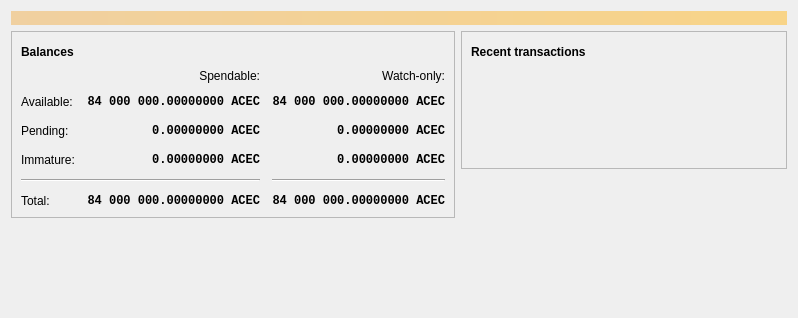
<?xml version="1.0" encoding="UTF-8"?>
<ui version="4.0">
 <class>OverviewPage</class>
 <widget class="QWidget" name="OverviewPage">
  <property name="geometry">
   <rect>
    <x>0</x>
    <y>0</y>
    <width>798</width>
    <height>318</height>
   </rect>
  </property>
  <property name="windowTitle">
   <string>Form</string>
  </property>
  <layout class="QVBoxLayout" name="topLayout">
   <item>
    <widget class="QLabel" name="labelAlerts">
     <property name="visible">
      <bool>false</bool>
     </property>
     <property name="styleSheet">
      <string notr="true">QLabel { background-color: qlineargradient(x1: 0, y1: 0, x2: 1, y2: 0, stop:0 #F0D0A0, stop:1 #F8D488); color:#000000; }</string>
     </property>
     <property name="wordWrap">
      <bool>true</bool>
     </property>
     <property name="margin">
      <number>3</number>
     </property>
     <property name="textInteractionFlags">
      <set>Qt::TextSelectableByMouse</set>
     </property>
    </widget>
   </item>
   <item>
    <layout class="QHBoxLayout" name="horizontalLayout" stretch="1,1">
     <item>
      <layout class="QVBoxLayout" name="verticalLayout_2">
       <item>
        <widget class="QFrame" name="frame">
         <property name="frameShape">
          <enum>QFrame::StyledPanel</enum>
         </property>
         <property name="frameShadow">
          <enum>QFrame::Raised</enum>
         </property>
         <layout class="QVBoxLayout" name="verticalLayout_4">
          <item>
           <layout class="QHBoxLayout" name="horizontalLayout_4">
            <item>
             <widget class="QLabel" name="label_5">
              <property name="font">
               <font>
                <weight>75</weight>
                <bold>true</bold>
               </font>
              </property>
              <property name="text">
               <string>Balances</string>
              </property>
             </widget>
            </item>
            <item>
             <widget class="QPushButton" name="labelWalletStatus">
              <property name="enabled">
               <bool>true</bool>
              </property>
              <property name="maximumSize">
               <size>
                <width>30</width>
                <height>16777215</height>
               </size>
              </property>
              <property name="toolTip">
               <string>The displayed information may be out of date. Your wallet automatically synchronizes with the Litecoin network after a connection is established, but this process has not completed yet.</string>
              </property>
              <property name="text">
               <string/>
              </property>
              <property name="icon">
               <iconset resource="../bitcoin.qrc">
                <normaloff>:/icons/warning</normaloff>
                <disabledoff>:/icons/warning</disabledoff>:/icons/warning</iconset>
              </property>
              <property name="iconSize">
               <size>
                <width>24</width>
                <height>24</height>
               </size>
              </property>
              <property name="flat">
               <bool>true</bool>
              </property>
             </widget>
            </item>
            <item>
             <spacer name="horizontalSpacer_3">
              <property name="orientation">
               <enum>Qt::Horizontal</enum>
              </property>
              <property name="sizeHint" stdset="0">
               <size>
                <width>40</width>
                <height>20</height>
               </size>
              </property>
             </spacer>
            </item>
           </layout>
          </item>
          <item>
           <layout class="QGridLayout" name="gridLayout">
            <property name="spacing">
             <number>12</number>
            </property>
            <item row="2" column="2">
             <widget class="QLabel" name="labelWatchPending">
              <property name="font">
               <font>
                <family>Monospace</family>
                <weight>75</weight>
                <bold>true</bold>
               </font>
              </property>
              <property name="cursor">
               <cursorShape>IBeamCursor</cursorShape>
              </property>
              <property name="toolTip">
               <string>Unconfirmed transactions to watch-only addresses</string>
              </property>
              <property name="text">
               <string notr="true">0.00000000 ACEC</string>
              </property>
              <property name="alignment">
               <set>Qt::AlignRight|Qt::AlignTrailing|Qt::AlignVCenter</set>
              </property>
              <property name="textInteractionFlags">
               <set>Qt::LinksAccessibleByMouse|Qt::TextSelectableByKeyboard|Qt::TextSelectableByMouse</set>
              </property>
             </widget>
            </item>
            <item row="2" column="1">
             <widget class="QLabel" name="labelUnconfirmed">
              <property name="font">
               <font>
                <family>Monospace</family>
                <weight>75</weight>
                <bold>true</bold>
               </font>
              </property>
              <property name="cursor">
               <cursorShape>IBeamCursor</cursorShape>
              </property>
              <property name="toolTip">
               <string>Total of transactions that have yet to be confirmed, and do not yet count toward the spendable balance</string>
              </property>
              <property name="text">
               <string notr="true">0.00000000 ACEC</string>
              </property>
              <property name="alignment">
               <set>Qt::AlignRight|Qt::AlignTrailing|Qt::AlignVCenter</set>
              </property>
              <property name="textInteractionFlags">
               <set>Qt::LinksAccessibleByMouse|Qt::TextSelectableByKeyboard|Qt::TextSelectableByMouse</set>
              </property>
             </widget>
            </item>
            <item row="3" column="2">
             <widget class="QLabel" name="labelWatchImmature">
              <property name="font">
               <font>
                <family>Monospace</family>
                <weight>75</weight>
                <bold>true</bold>
               </font>
              </property>
              <property name="cursor">
               <cursorShape>IBeamCursor</cursorShape>
              </property>
              <property name="toolTip">
               <string>Mined balance in watch-only addresses that has not yet matured</string>
              </property>
              <property name="text">
               <string notr="true">0.00000000 ACEC</string>
              </property>
              <property name="alignment">
               <set>Qt::AlignRight|Qt::AlignTrailing|Qt::AlignVCenter</set>
              </property>
              <property name="textInteractionFlags">
               <set>Qt::LinksAccessibleByMouse|Qt::TextSelectableByKeyboard|Qt::TextSelectableByMouse</set>
              </property>
             </widget>
            </item>
            <item row="4" column="0" colspan="2">
             <widget class="Line" name="line">
              <property name="orientation">
               <enum>Qt::Horizontal</enum>
              </property>
             </widget>
            </item>
            <item row="4" column="2">
             <widget class="Line" name="lineWatchBalance">
              <property name="sizePolicy">
               <sizepolicy hsizetype="Preferred" vsizetype="Fixed">
                <horstretch>0</horstretch>
                <verstretch>0</verstretch>
               </sizepolicy>
              </property>
              <property name="minimumSize">
               <size>
                <width>140</width>
                <height>0</height>
               </size>
              </property>
              <property name="orientation">
               <enum>Qt::Horizontal</enum>
              </property>
             </widget>
            </item>
            <item row="5" column="0">
             <widget class="QLabel" name="labelTotalText">
              <property name="text">
               <string>Total:</string>
              </property>
             </widget>
            </item>
            <item row="3" column="1">
             <widget class="QLabel" name="labelImmature">
              <property name="font">
               <font>
                <family>Monospace</family>
                <weight>75</weight>
                <bold>true</bold>
               </font>
              </property>
              <property name="cursor">
               <cursorShape>IBeamCursor</cursorShape>
              </property>
              <property name="toolTip">
               <string>Mined balance that has not yet matured</string>
              </property>
              <property name="text">
               <string notr="true">0.00000000 ACEC</string>
              </property>
              <property name="alignment">
               <set>Qt::AlignRight|Qt::AlignTrailing|Qt::AlignVCenter</set>
              </property>
              <property name="textInteractionFlags">
               <set>Qt::LinksAccessibleByMouse|Qt::TextSelectableByKeyboard|Qt::TextSelectableByMouse</set>
              </property>
             </widget>
            </item>
            <item row="2" column="3">
             <spacer name="horizontalSpacer_2">
              <property name="orientation">
               <enum>Qt::Horizontal</enum>
              </property>
              <property name="sizeHint" stdset="0">
               <size>
                <width>40</width>
                <height>20</height>
               </size>
              </property>
             </spacer>
            </item>
            <item row="3" column="0">
             <widget class="QLabel" name="labelImmatureText">
              <property name="text">
               <string>Immature:</string>
              </property>
             </widget>
            </item>
            <item row="5" column="1">
             <widget class="QLabel" name="labelTotal">
              <property name="font">
               <font>
                <family>Monospace</family>
                <weight>75</weight>
                <bold>true</bold>
               </font>
              </property>
              <property name="cursor">
               <cursorShape>IBeamCursor</cursorShape>
              </property>
              <property name="toolTip">
               <string>Your current total balance</string>
              </property>
              <property name="text">
               <string notr="true">84 000 000.00000000 ACEC</string>
              </property>
              <property name="alignment">
               <set>Qt::AlignRight|Qt::AlignTrailing|Qt::AlignVCenter</set>
              </property>
              <property name="textInteractionFlags">
               <set>Qt::LinksAccessibleByMouse|Qt::TextSelectableByKeyboard|Qt::TextSelectableByMouse</set>
              </property>
             </widget>
            </item>
            <item row="5" column="2">
             <widget class="QLabel" name="labelWatchTotal">
              <property name="font">
               <font>
                <family>Monospace</family>
                <weight>75</weight>
                <bold>true</bold>
               </font>
              </property>
              <property name="cursor">
               <cursorShape>IBeamCursor</cursorShape>
              </property>
              <property name="toolTip">
               <string>Current total balance in watch-only addresses</string>
              </property>
              <property name="text">
               <string notr="true">84 000 000.00000000 ACEC</string>
              </property>
              <property name="alignment">
               <set>Qt::AlignRight|Qt::AlignTrailing|Qt::AlignVCenter</set>
              </property>
              <property name="textInteractionFlags">
               <set>Qt::LinksAccessibleByMouse|Qt::TextSelectableByKeyboard|Qt::TextSelectableByMouse</set>
              </property>
             </widget>
            </item>
            <item row="0" column="2">
             <widget class="QLabel" name="labelWatchonly">
              <property name="text">
               <string>Watch-only:</string>
              </property>
              <property name="alignment">
               <set>Qt::AlignRight|Qt::AlignTrailing|Qt::AlignVCenter</set>
              </property>
             </widget>
            </item>
            <item row="1" column="0">
             <widget class="QLabel" name="labelBalanceText">
              <property name="text">
               <string>Available:</string>
              </property>
             </widget>
            </item>
            <item row="1" column="1">
             <widget class="QLabel" name="labelBalance">
              <property name="font">
               <font>
                <family>Monospace</family>
                <weight>75</weight>
                <bold>true</bold>
               </font>
              </property>
              <property name="cursor">
               <cursorShape>IBeamCursor</cursorShape>
              </property>
              <property name="toolTip">
               <string>Your current spendable balance</string>
              </property>
              <property name="text">
               <string notr="true">84 000 000.00000000 ACEC</string>
              </property>
              <property name="alignment">
               <set>Qt::AlignRight|Qt::AlignTrailing|Qt::AlignVCenter</set>
              </property>
              <property name="textInteractionFlags">
               <set>Qt::LinksAccessibleByMouse|Qt::TextSelectableByKeyboard|Qt::TextSelectableByMouse</set>
              </property>
             </widget>
            </item>
            <item row="1" column="2">
             <widget class="QLabel" name="labelWatchAvailable">
              <property name="font">
               <font>
                <family>Monospace</family>
                <weight>75</weight>
                <bold>true</bold>
               </font>
              </property>
              <property name="cursor">
               <cursorShape>IBeamCursor</cursorShape>
              </property>
              <property name="toolTip">
               <string>Your current balance in watch-only addresses</string>
              </property>
              <property name="text">
               <string notr="true">84 000 000.00000000 ACEC</string>
              </property>
              <property name="alignment">
               <set>Qt::AlignRight|Qt::AlignTrailing|Qt::AlignVCenter</set>
              </property>
              <property name="textInteractionFlags">
               <set>Qt::LinksAccessibleByMouse|Qt::TextSelectableByKeyboard|Qt::TextSelectableByMouse</set>
              </property>
             </widget>
            </item>
            <item row="2" column="0">
             <widget class="QLabel" name="labelPendingText">
              <property name="text">
               <string>Pending:</string>
              </property>
             </widget>
            </item>
            <item row="0" column="1">
             <widget class="QLabel" name="labelSpendable">
              <property name="text">
               <string>Spendable:</string>
              </property>
              <property name="alignment">
               <set>Qt::AlignRight|Qt::AlignTrailing|Qt::AlignVCenter</set>
              </property>
             </widget>
            </item>
           </layout>
          </item>
         </layout>
        </widget>
       </item>
       <item>
        <spacer name="verticalSpacer">
         <property name="orientation">
          <enum>Qt::Vertical</enum>
         </property>
         <property name="sizeHint" stdset="0">
          <size>
           <width>20</width>
           <height>40</height>
          </size>
         </property>
        </spacer>
       </item>
      </layout>
     </item>
     <item>
      <layout class="QVBoxLayout" name="verticalLayout_3">
       <item>
        <widget class="QFrame" name="frame_2">
         <property name="frameShape">
          <enum>QFrame::StyledPanel</enum>
         </property>
         <property name="frameShadow">
          <enum>QFrame::Raised</enum>
         </property>
         <layout class="QVBoxLayout" name="verticalLayout">
          <item>
           <layout class="QHBoxLayout" name="horizontalLayout_2">
            <item>
             <widget class="QLabel" name="label_4">
              <property name="font">
               <font>
                <weight>75</weight>
                <bold>true</bold>
               </font>
              </property>
              <property name="text">
               <string>Recent transactions</string>
              </property>
             </widget>
            </item>
            <item>
             <widget class="QPushButton" name="labelTransactionsStatus">
              <property name="enabled">
               <bool>true</bool>
              </property>
              <property name="maximumSize">
               <size>
                <width>30</width>
                <height>16777215</height>
               </size>
              </property>
              <property name="toolTip">
               <string>The displayed information may be out of date. Your wallet automatically synchronizes with the Litecoin network after a connection is established, but this process has not completed yet.</string>
              </property>
              <property name="text">
               <string/>
              </property>
              <property name="icon">
               <iconset resource="../bitcoin.qrc">
                <normaloff>:/icons/warning</normaloff>
                <disabledoff>:/icons/warning</disabledoff>:/icons/warning</iconset>
              </property>
              <property name="iconSize">
               <size>
                <width>24</width>
                <height>24</height>
               </size>
              </property>
              <property name="flat">
               <bool>true</bool>
              </property>
             </widget>
            </item>
            <item>
             <spacer name="horizontalSpacer">
              <property name="orientation">
               <enum>Qt::Horizontal</enum>
              </property>
              <property name="sizeHint" stdset="0">
               <size>
                <width>40</width>
                <height>20</height>
               </size>
              </property>
             </spacer>
            </item>
           </layout>
          </item>
          <item>
           <widget class="TransactionOverviewWidget" name="listTransactions">
            <property name="styleSheet">
             <string notr="true">QListView { background: transparent; }</string>
            </property>
            <property name="frameShape">
             <enum>QFrame::NoFrame</enum>
            </property>
            <property name="verticalScrollBarPolicy">
             <enum>Qt::ScrollBarAlwaysOff</enum>
            </property>
            <property name="horizontalScrollBarPolicy">
             <enum>Qt::ScrollBarAlwaysOff</enum>
            </property>
            <property name="sizeAdjustPolicy">
             <enum>QAbstractScrollArea::AdjustToContents</enum>
            </property>
            <property name="selectionMode">
             <enum>QAbstractItemView::NoSelection</enum>
            </property>
            <property name="uniformItemSizes">
             <bool>true</bool>
            </property>
           </widget>
          </item>
         </layout>
        </widget>
       </item>
       <item>
        <spacer name="verticalSpacer_2">
         <property name="orientation">
          <enum>Qt::Vertical</enum>
         </property>
         <property name="sizeHint" stdset="0">
          <size>
           <width>20</width>
           <height>40</height>
          </size>
         </property>
        </spacer>
       </item>
      </layout>
     </item>
    </layout>
   </item>
  </layout>
 </widget>
 <customwidgets>
  <customwidget>
   <class>TransactionOverviewWidget</class>
   <extends>QListView</extends>
   <header>qt/transactionoverviewwidget.h</header>
  </customwidget>
 </customwidgets>
 <resources/>
 <connections/>
</ui>
